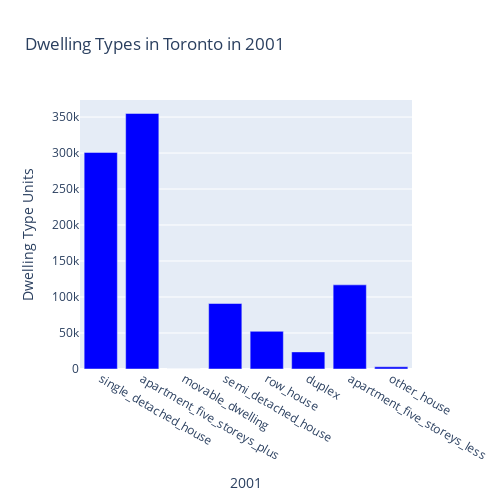
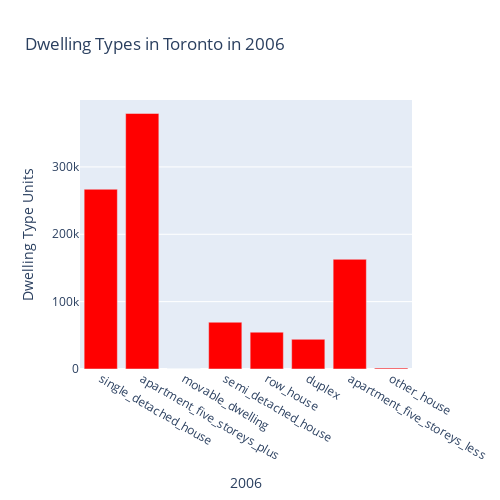
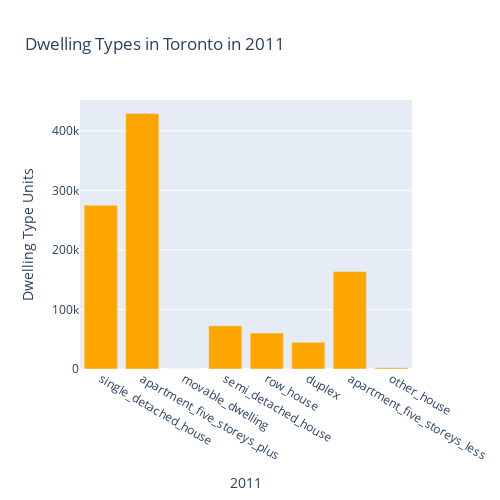
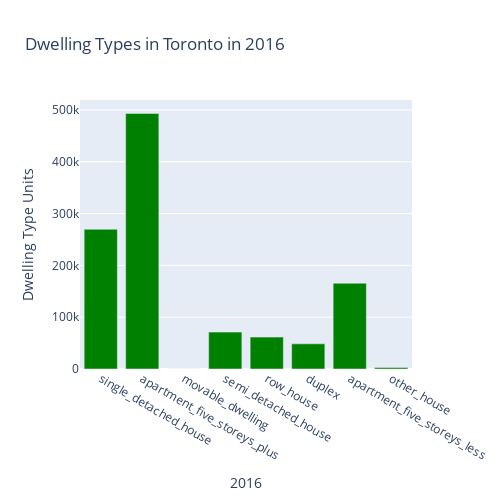

The code cell stored with these charts, in order, in its notebook:
### Code cell
# Create a bar chart per year to show the number of dwelling types
# melt function is used to unpivot columns into row data to form the bar chart
data_2001 = to_data_year.loc[to_data_year.index == 2001].melt(value_name="Dwelling Type Units", var_name='2001')
data_2006 = to_data_year.loc[to_data_year.index == 2006].melt(value_name="Dwelling Type Units", var_name='2006')
data_2011 = to_data_year.loc[to_data_year.index == 2011].melt(value_name="Dwelling Type Units", var_name='2011')
data_2016 = to_data_year.loc[to_data_year.index == 2016].melt(value_name="Dwelling Type Units", var_name='2016')

# Bar chart for 2001
create_bar_chart(data_2001, 'Dwelling Types in Toronto in 2001', '2001', 'Dwelling Type Units', 'blue')

# Bar chart for 2006
create_bar_chart(data_2006, 'Dwelling Types in Toronto in 2006', '2006', 'Dwelling Type Units', 'red')

# Bar chart for 2011
create_bar_chart(data_2011, 'Dwelling Types in Toronto in 2011', '2011', 'Dwelling Type Units', 'orange')

# Bar chart for 2016
create_bar_chart(data_2016, 'Dwelling Types in Toronto in 2016', '2016', 'Dwelling Type Units', 'green')

### Figure 1 — Plotly figure (JSON) as saved in the notebook; plotly's stock layout.template omitted (floating-point values rounded to 4 significant figures)
{"data": [{"alignmentgroup": "True", "hovertemplate": "2001=%{x}<br>Dwelling Type Units=%{y}<extra></extra>", "legendgroup": "", "marker": {"color": "blue"}, "name": "", "offsetgroup": "", "orientation": "v", "showlegend": false, "textposition": "auto", "type": "bar", "x": ["single_detached_house", "apartment_five_storeys_plus", "movable_dwelling", "semi_detached_house", "row_house", "duplex", "apartment_five_storeys_less", "other_house"], "xaxis": "x", "y": [300930, 355015, 75, 90995, 52355, 23785, 116900, 3040], "yaxis": "y"}], "layout": {"barmode": "relative", "height": 500, "legend": {"tracegroupgap": 0}, "title": {"text": "Dwelling Types in Toronto in 2001"}, "width": 500, "xaxis": {"anchor": "y", "autorange": true, "domain": [0, 1], "range": [-0.5, 7.5], "title": {"text": "2001"}, "type": "category"}, "yaxis": {"anchor": "x", "autorange": true, "domain": [0, 1], "range": [0, 373700], "title": {"text": "Dwelling Type Units"}, "type": "linear"}}}

### Figure 2 — Plotly figure (JSON) as saved in the notebook; plotly's stock layout.template omitted (floating-point values rounded to 4 significant figures)
{"data": [{"alignmentgroup": "True", "hovertemplate": "2006=%{x}<br>Dwelling Type Units=%{y}<extra></extra>", "legendgroup": "", "marker": {"color": "red"}, "name": "", "offsetgroup": "", "orientation": "v", "showlegend": false, "textposition": "auto", "type": "bar", "x": ["single_detached_house", "apartment_five_storeys_plus", "movable_dwelling", "semi_detached_house", "row_house", "duplex", "apartment_five_storeys_less", "other_house"], "xaxis": "x", "y": [266860, 379400, 165, 69430, 54690, 44095, 162850, 1335], "yaxis": "y"}], "layout": {"barmode": "relative", "height": 500, "legend": {"tracegroupgap": 0}, "title": {"text": "Dwelling Types in Toronto in 2006"}, "width": 500, "xaxis": {"anchor": "y", "autorange": true, "domain": [0, 1], "range": [-0.5, 7.5], "title": {"text": "2006"}, "type": "category"}, "yaxis": {"anchor": "x", "autorange": true, "domain": [0, 1], "range": [0, 399400.0], "title": {"text": "Dwelling Type Units"}, "type": "linear"}}}

### Figure 3 — Plotly figure (JSON) as saved in the notebook; plotly's stock layout.template omitted (floating-point values rounded to 4 significant figures)
{"data": [{"alignmentgroup": "True", "hovertemplate": "2011=%{x}<br>Dwelling Type Units=%{y}<extra></extra>", "legendgroup": "", "marker": {"color": "orange"}, "name": "", "offsetgroup": "", "orientation": "v", "showlegend": false, "textposition": "auto", "type": "bar", "x": ["single_detached_house", "apartment_five_storeys_plus", "movable_dwelling", "semi_detached_house", "row_house", "duplex", "apartment_five_storeys_less", "other_house"], "xaxis": "x", "y": [274940, 429220, 100, 72480, 60355, 44750, 163895, 2165], "yaxis": "y"}], "layout": {"barmode": "relative", "height": 500, "legend": {"tracegroupgap": 0}, "title": {"text": "Dwelling Types in Toronto in 2011"}, "width": 500, "xaxis": {"anchor": "y", "autorange": true, "domain": [0, 1], "range": [-0.5, 7.5], "title": {"text": "2011"}, "type": "category"}, "yaxis": {"anchor": "x", "autorange": true, "domain": [0, 1], "range": [0, 451800.0], "title": {"text": "Dwelling Type Units"}, "type": "linear"}}}

### Figure 4 — Plotly figure (JSON) as saved in the notebook; plotly's stock layout.template omitted (floating-point values rounded to 4 significant figures)
{"data": [{"alignmentgroup": "True", "hovertemplate": "2016=%{x}<br>Dwelling Type Units=%{y}<extra></extra>", "legendgroup": "", "marker": {"color": "green"}, "name": "", "offsetgroup": "", "orientation": "v", "showlegend": false, "textposition": "auto", "type": "bar", "x": ["single_detached_house", "apartment_five_storeys_plus", "movable_dwelling", "semi_detached_house", "row_house", "duplex", "apartment_five_storeys_less", "other_house"], "xaxis": "x", "y": [269680, 493270, 95, 71200, 61565, 48585, 165575, 2845], "yaxis": "y"}], "layout": {"barmode": "relative", "height": 500, "legend": {"tracegroupgap": 0}, "title": {"text": "Dwelling Types in Toronto in 2016"}, "width": 500, "xaxis": {"anchor": "y", "autorange": true, "domain": [0, 1], "range": [-0.5, 7.5], "title": {"text": "2016"}, "type": "category"}, "yaxis": {"anchor": "x", "autorange": true, "domain": [0, 1], "range": [0, 519200.0], "title": {"text": "Dwelling Type Units"}, "type": "linear"}}}
